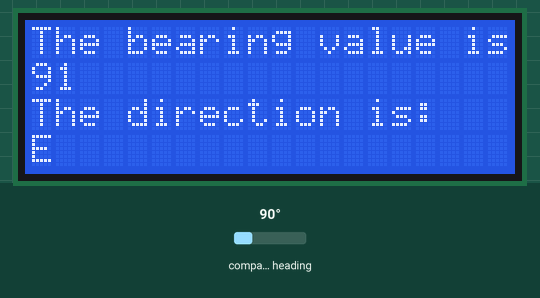
A sketch run on a simulated Arduino Mega 2560, built with avr-gcc and run on an emulated ATmega2560. On the bench: 20×4 character LCD. Wiring (inferred from the names in the program): CMPS compass at I2C address 0x60. The inputs (shaded band) are chosen by the test bench; at power-on: compass heading 90°. What the sketch prints to the serial monitor is not drawn.

Above: at 1.2 s.
1.3 s: compass heading set to 7°
At 2.0 s:
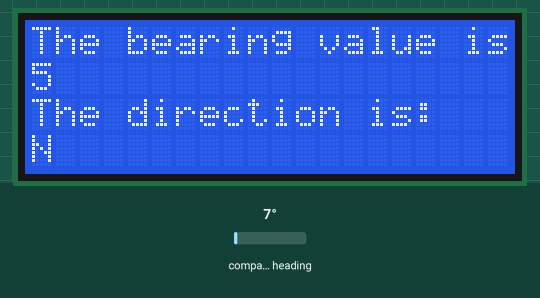
3.6 s: compass heading set to 180°
At 4.0 s:
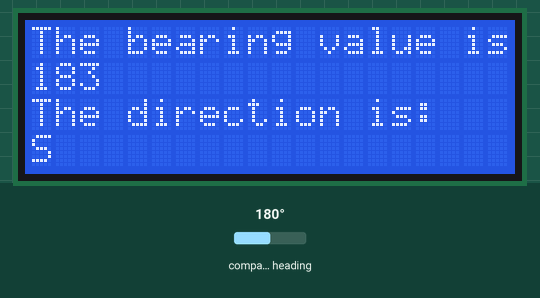
6.6 s: compass heading set to 269°
At 7.1 s:
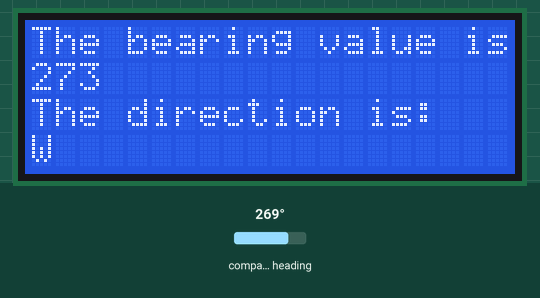
9.6 s: compass heading set to 352°
At 10.1 s:
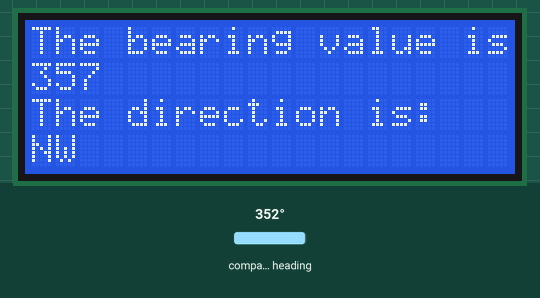
12.6 s: compass heading set to 90°
At 13.2 s:
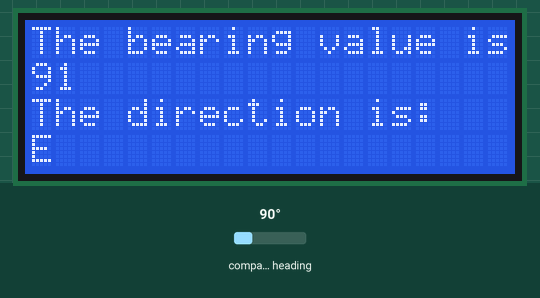
15.3 s: compass heading set to 99°
At 15.7 s:
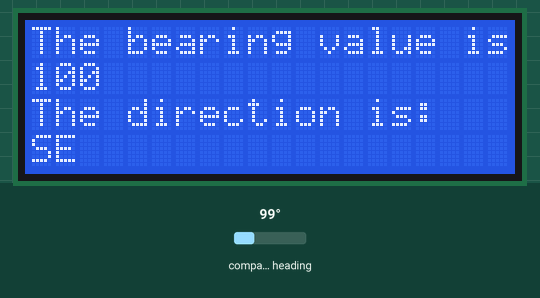

Measured:
- after the input at 1.3 s, the display: first differs from a run without the input after 0.30 s (image 1)
- after the input at 3.6 s, the display: first differs from a run without the input at once (image 2)
- after the input at 6.6 s, the display: first differs from a run without the input after 0.11 s (image 3)
- after the input at 9.6 s, the display: first differs from a run without the input after 0.17 s (image 4)
- after the input at 12.6 s, the display: first differs from a run without the input after 0.23 s (image 5)
- after the input at 15.3 s, the display: first differs from a run without the input after 0.09 s (image 6)
- what the display in image 1 shows lasts 0.5 s, from 1.6 s to 2.1 s

The sketch:

LedJoysticker.ino
```cpp
#include <LiquidCrystal.h>
#include <Wire.h>

const int rs = 37, en = 36, d4 = 35, d5 = 34, d6 = 33, d7 = 32;
const int JoyX = A8, JoyY = A9;
LiquidCrystal lcd(rs, en, d4, d5, d6, d7);
#define CMPS14_address 0x60
  byte raw;
  int bearing=1;
  String dir;
  String DIR(int);

void setup()
{
  Serial.begin(9600);
  Serial.println("SMS Messages Receiver");
  lcd.begin(20,4);
  lcd.print("Hello world!");
  Wire.begin();

}

void loop()
{
  Wire.beginTransmission(CMPS14_address);
  Wire.write(1);
  Wire.endTransmission(false);
  Wire.requestFrom(CMPS14_address,1,true);
  if(Wire.available()>=1){
    raw = Wire.read();
    Serial.println(raw);
  }
  bearing = map(raw,0,255,0,365);

  lcd.setCursor(0,0);
  lcd.println("The bearing value is: ");
  lcd.setCursor(0,1);
  lcd.println(bearing);
  lcd.setCursor(0,2);
  lcd.println("The direction is: ");
  lcd.setCursor(0,3);
  lcd.println(DIR(bearing));
  delay(500);
  lcd.clear();

}


String DIR(int bearing){
  if (bearing>=0&&bearing<=5){
    dir="N";
  }else
  if(bearing>=90&&bearing<=95){
    dir="E";
  }else
  if(bearing>=180&&bearing<=185){
    dir="S";
  }else
  if(bearing>=270&&bearing<=275){
    dir="W";
  }else
  if(bearing>5&&bearing<90){
    dir="NE";
  }else
  if(bearing>95&&bearing<180){
    dir="SE";
  }else
  if(bearing>185&&bearing<270){
    dir="SW";
  }else
  if(bearing>275&&bearing<360){
    dir="NW";
  }
  return dir;
}
```
